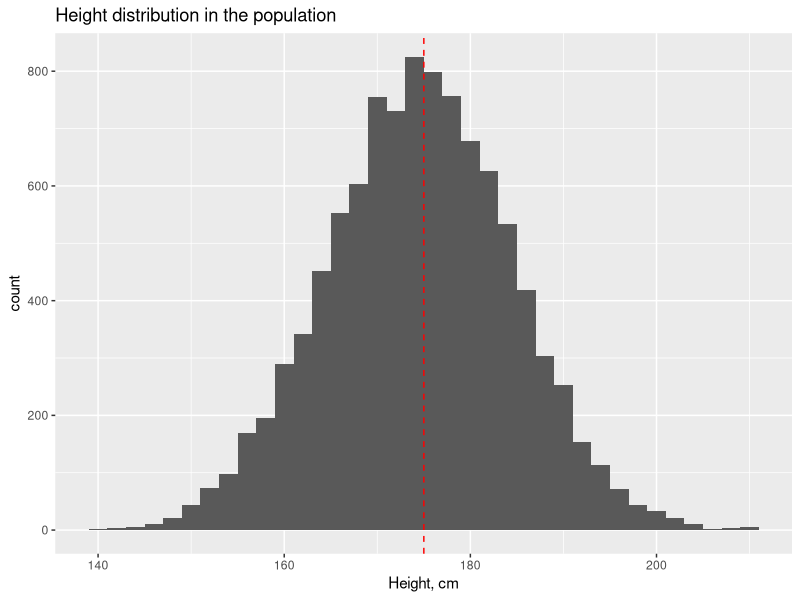
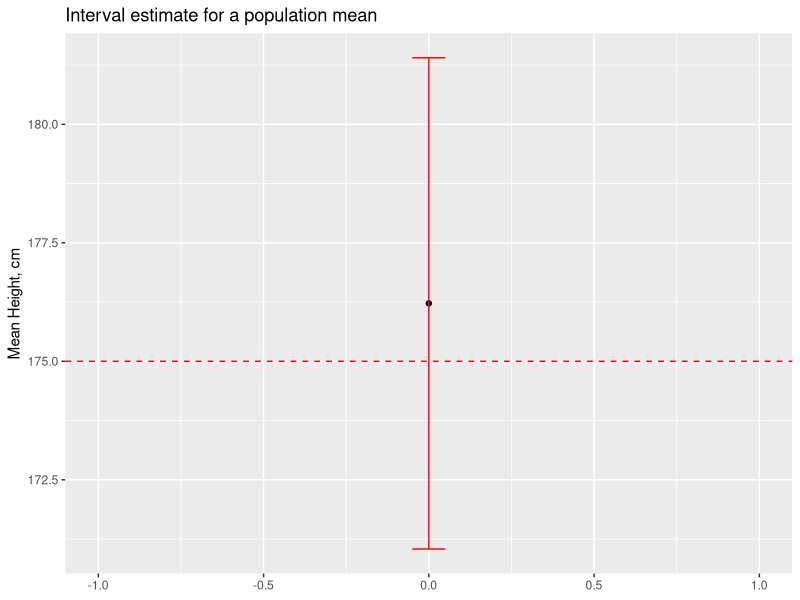
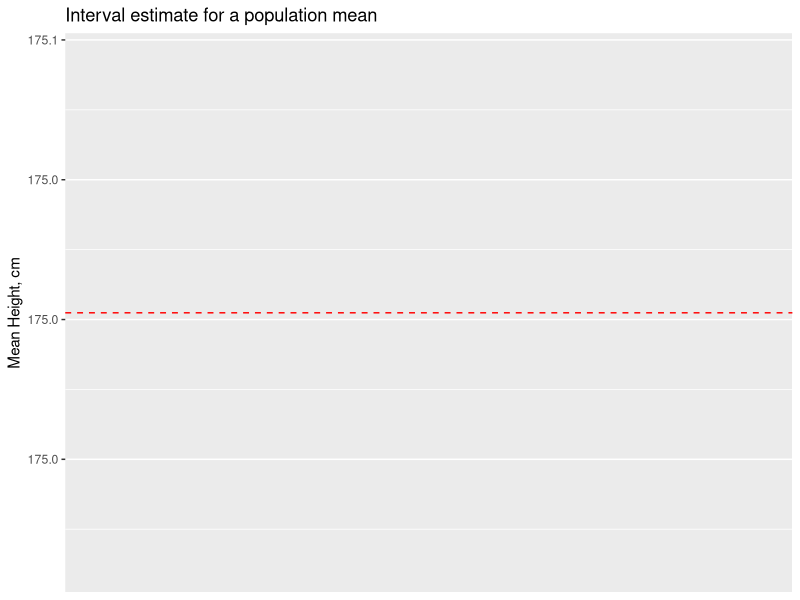

These charts were generated, in order, by the following R code:
## ---- chunk 1
knitr::opts_chunk$set(echo = TRUE, warning = FALSE)
options(digits = 4) #4 digits in output
## ---- chunk 2
suppressMessages(library(tidyverse))
suppressMessages(library(ggplot2))
## ---- chunk 3
set.seed(435)
height <- round(rnorm(10000, 175, 10)) 
## ---- chunk 4
ggplot(data = tibble(height), aes(x = height)) +
  geom_histogram(binwidth = 2) +
  geom_vline(aes(xintercept = mean(height)), colour='red', linetype='dashed')+
  ggtitle('Height distribution in the population') +
  xlab('Height, cm')
## ---- chunk 5
# Sampling
set.seed(435)
N <- 9
height_sample <- sample(height, size = N)
## ---- chunk 6
# A vector with row indices is sampled
my_df <- tibble(x = 1:10, y = 101:110)

set.seed(435)
selected <- sample(1:nrow(my_df), size = 5)

# These indices are used for extracting the selected rows:
my_df[selected, ] #rows in the sample
my_df[-selected, ] #rows not in the sample
## ---- chunk 7
# The sample
height_sample

# Sample mean
sample_mean <- mean(height_sample)
paste("Sample mean:", sample_mean)

# Sample standard deviation
sample_sd <- sd(height_sample)
paste("Sample S.D.:", sample_sd)
## ---- chunk 8
# Standard error for the sample mean
sample_se <- sample_sd/sqrt(N)
paste("Std. error for the sample mean:", sample_se)
## ---- chunk 9

P <- .95 # confidence level
alpha <- 1 - P

# 95% confidence interval half width
delta <- qt(1 - alpha / 2 , N - 1) * sample_se
paste("Confidence interval half-width:", round(delta, 1))
## ---- chunk 10
#  upper and lower confidence limits:
lcl <- sample_mean - delta
ucl <- sample_mean + delta

c(lcl, ucl)
## ---- chunk 11

population_mean <- mean(height)
paste("Population mean:", round(population_mean, 1), 
      "Sample mean:", round(sample_mean, 1))

ggplot(data = tibble(population_mean, sample_mean, lcl, ucl),
       aes(x = 0)) +
  geom_point(aes(y = sample_mean)) +
  geom_errorbar(aes(ymin = lcl, ymax = ucl), 
                col = 'red', width = 0.1) +
  labs(title = 'Interval estimate for a population mean',
       y = 'Mean Height, cm',
       x = NULL) +
  geom_hline(aes(yintercept = population_mean),
             col = 'red', linetype = 'dashed') +
  xlim(-1, 1)

## ---- chunk 12
# A simpler way to get a confidence interval:
t.test(height_sample)

# Extracting the required part of the result:
r <- t.test(height_sample)
names(r)

tibble(by_hand = c(lcl, ucl), using_function = as.vector(r$conf.int))

## ---- chunk 13
ggplot(data = tibble(height = height_sample)) + 
  stat_summary(aes(x = 0, y = height), 
               fun.data = 'mean_cl_normal', 
               colour = 'red') +
  labs(title = 'Interval estimate for a population mean',
       y = 'Mean Height, cm', x = NULL) +
  geom_hline(aes(yintercept = population_mean), 
             col = 'red', linetype = 'dashed')
